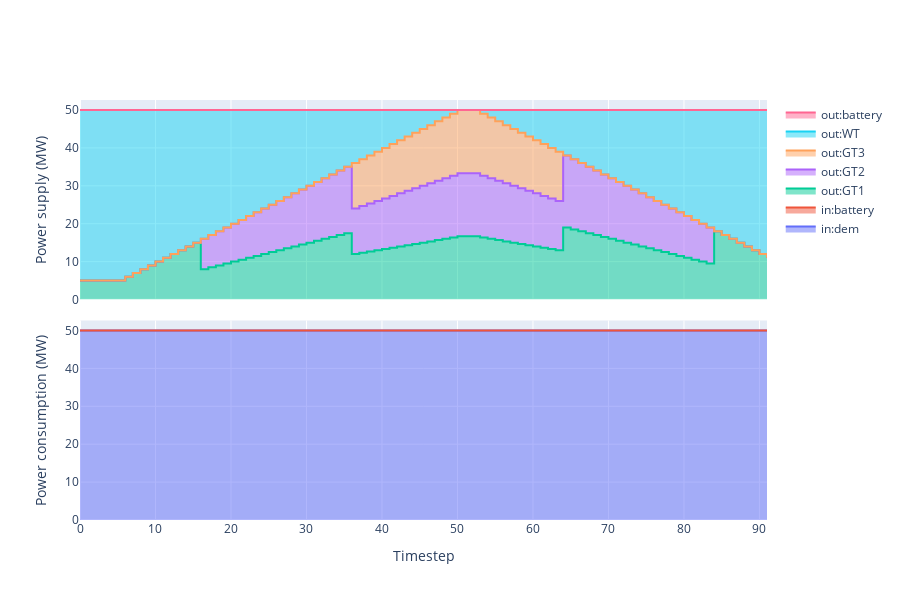

The code cell stored with this chart in its notebook:
### Code cell
plots.plot_sum_power_mix(res,optimisation_model=simulator.optimiser,carrier="el").show()
